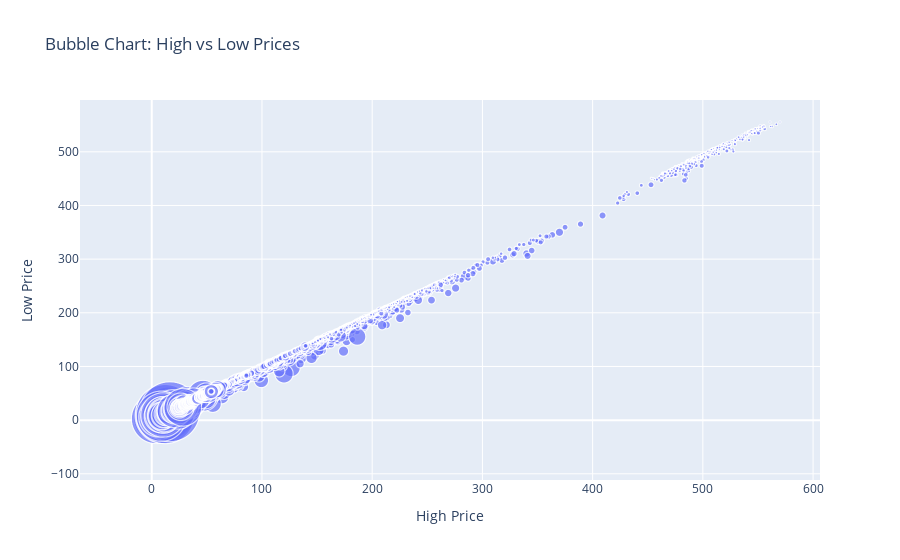

Notebook cell for this chart:
### Code cell
import plotly.express as px 
fig = px.scatter(sdata, x="High", y="Low", size="Volume", size_max=60,
                 title="Bubble Chart: High vs Low Prices",
                 labels={"High": "High Price", "Low": "Low Price", "Volume": "Trading Volume"})


fig.show()

### Figure 1 — Plotly figure (JSON) as saved in the notebook; plotly's stock layout.template omitted (floating-point values rounded to 4 significant figures; data arrays with more than 128 entries replaced by an {"elided": "..."} marker saying what was removed)
{"data": [{"hovertemplate": "High Price=%{x}<br>Low Price=%{y}<br>Trading Volume=%{marker.size}<extra></extra>", "legendgroup": "", "marker": {"color": "#636efa", "size": {"elided": "21138 int values"}, "sizemode": "area", "sizeref": 340800.0, "symbol": "circle"}, "mode": "markers", "name": "", "showlegend": false, "type": "scattergl", "x": {"elided": "21138 float values"}, "xaxis": "x", "y": {"elided": "21138 float values"}, "yaxis": "y"}], "layout": {"legend": {"itemsizing": "constant", "tracegroupgap": 0}, "title": {"text": "Bubble Chart: High vs Low Prices"}, "xaxis": {"anchor": "y", "domain": [0, 1], "title": {"text": "High Price"}}, "yaxis": {"anchor": "x", "domain": [0, 1], "title": {"text": "Low Price"}}}}
